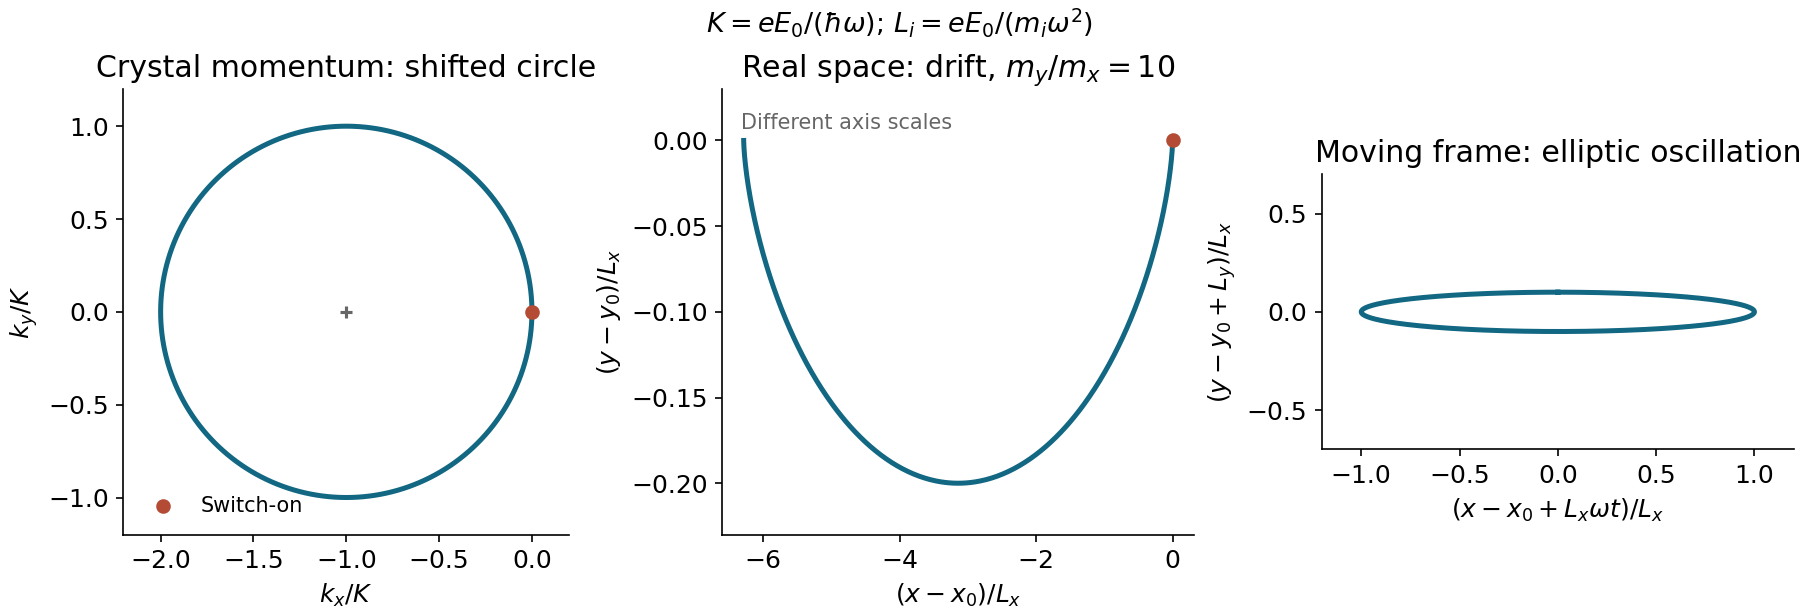

Generate this figure with Python:
"""Original switch-on trajectories, with mass ratio ten for illustration."""
from pathlib import Path
import numpy as np
import matplotlib
matplotlib.use('Agg')
import matplotlib.pyplot as plt
plt.rcParams.update({'font.size':12,'axes.spines.top':False,'axes.spines.right':False})
t=np.linspace(0,2*np.pi,600)
fig,axes=plt.subplots(1,3,figsize=(12,4.1),layout='constrained')
axes[0].plot(np.cos(t)-1,-np.sin(t),color='#126782',lw=2.4)
axes[0].scatter([0],[0],color='#b44b35',zorder=5,label='Switch-on')
axes[0].scatter([-1],[0],marker='+',color='.4')
axes[0].set(xlabel=r'$k_x/K$',ylabel=r'$k_y/K$',title='Crystal momentum: shifted circle',aspect='equal',xlim=(-2.2,.2),ylim=(-1.2,1.2))
axes[0].legend(fontsize=10,frameon=False,loc='lower left')
axes[1].plot(np.sin(t)-t,.1*(np.cos(t)-1),color='#126782',lw=2.4)
axes[1].scatter([0],[0],color='#b44b35',zorder=5)
axes[1].set(xlabel=r'$(x-x_0)/L_x$',ylabel=r'$(y-y_0)/L_x$',title=r'Real space: drift, $m_y/m_x=10$',ylim=(-.23,.03))
axes[1].text(.04,.91,'Different axis scales',transform=axes[1].transAxes,fontsize=10,color='.4')
axes[2].plot(np.sin(t),.1*np.cos(t),color='#126782',lw=2.4)
axes[2].set(xlabel=r'$(x-x_0+L_x\omega t)/L_x$',ylabel=r'$(y-y_0+L_y)/L_x$',title='Moving frame: elliptic oscillation',aspect='equal',xlim=(-1.2,1.2),ylim=(-.7,.7))
fig.suptitle(r'$K=eE_0/(\hbar\omega)$; $L_i=eE_0/(m_i\omega^2)$',fontsize=13)
fig.savefig(Path.cwd()/Path(__file__).with_suffix('.png').name,dpi=150,facecolor='white',transparent=False)
